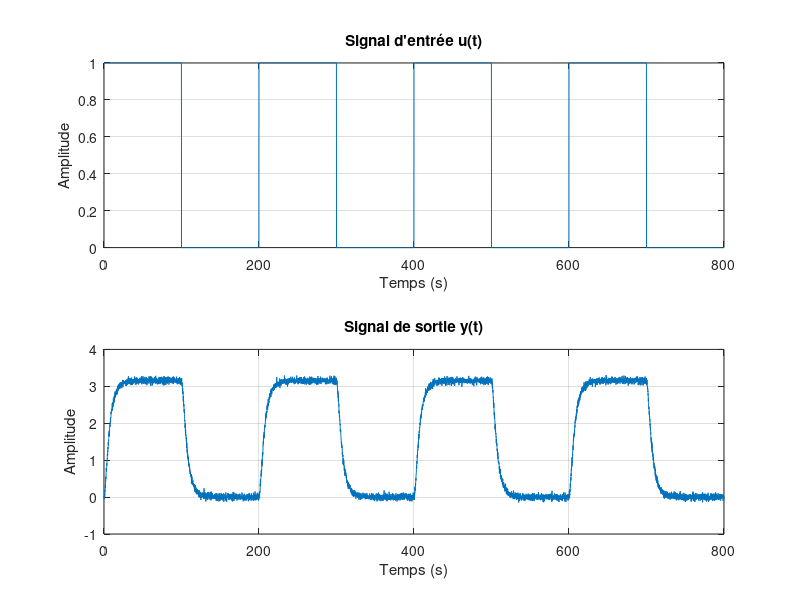
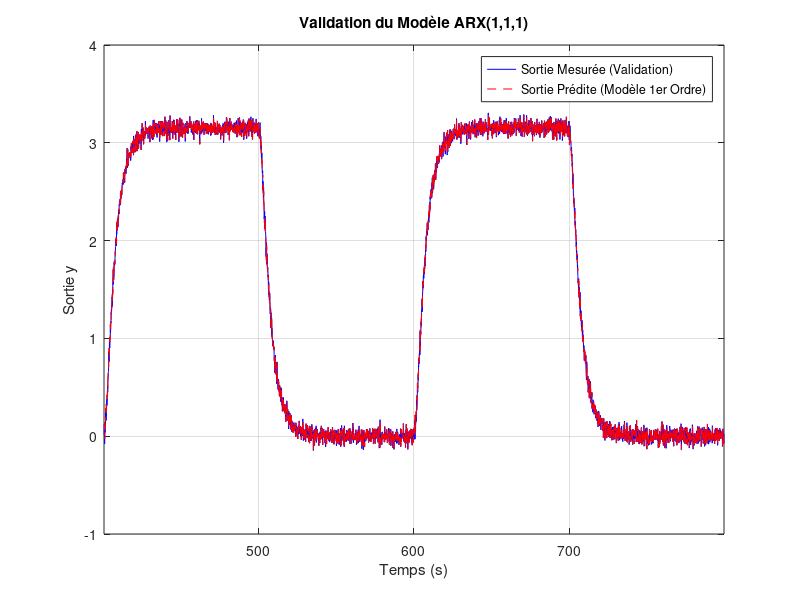

The MATLAB script that drew these images, in order:
close all;
clear;
clc;

load('data.mat');

Ts = 0.1; % Temps d'échantillonnage défini dans l'énoncé

figure;
subplot(2,1,1); % Premier graphique pour l'entrée u
plot(time, u);
title('Signal d''entrée u(t)');
xlabel('Temps (s)');
ylabel('Amplitude');
grid on;

subplot(2,1,2); % Second graphique pour la sortie y
plot(time, y);
title('Signal de sortie y(t)');
xlabel('Temps (s)');
ylabel('Amplitude');
grid on;



% Analyse de la première montée (t=0 à t=100s)
idx_start = 1; % L'échelon commence au premier point (t=0)
time_start = time(idx_start);

% Trouver l'index où u redescend pour la première fois (fin du premier plateau)
% Cela correspond à t=100s
idx_end_plateau = find(diff(u) < -0.5, 1); 
if isempty(idx_end_plateau)
    idx_end_plateau = length(u); % Sécurité si jamais il n'y a qu'une montée
end

% Valeurs de l'entrée u
u_step_val = u(idx_start); % Valeur de l'échelon u (devrait être 1)
u_prev_val = 0; % On suppose que u était 0 avant t=0
delta_u = u_step_val - u_prev_val; % Variation de l'entrée (devrait être 1)

% Valeurs de la sortie y
y_init = y(idx_start); % Valeur initiale de y (proche de 0)

% Estimer y_final en prenant la moyenne sur la fin du plateau pour lisser le bruit
% Par exemple, sur les points entre t=80s et t=100s (indices approx 801 à 1001)
idx_avg_start = max(idx_start + 1, idx_end_plateau - round(20/Ts)); % Début moyennage (ex: 20s avant la fin)
idx_avg_end = idx_end_plateau;                                     % Fin moyennage
y_final_est = mean(y(idx_avg_start : idx_avg_end)); 
delta_y = y_final_est - y_init; % Variation de la sortie

% 1. Estimation du Gain Statique K
K_est_graph = delta_y / delta_u;

% 2. Estimation de la Constante de Temps tau
% Calculer la valeur cible à 63%
y_63_target = y_init + 0.63 * delta_y;

% Trouver l'index où y dépasse y_63_target pour la première fois
% On cherche seulement dans la zone de montée (idx_start à idx_end_plateau)
idx_63 = find(y(idx_start:idx_end_plateau) >= y_63_target, 1) + idx_start - 1;

% Calculer tau si l'index est trouvé
if isempty(idx_63)
    warning('N''a pas pu trouver le point y à 63%% sur la première montée.');
    tau_est_graph = NaN; % Mettre NaN si non trouvé
    time_63 = NaN;
else
    time_63 = time(idx_63);
    tau_est_graph = time_63 - time_start; % Calcul de tau
end

% 3. Calcul des paramètres discrets a1, b1 (modèle ARX(1,1,1))
if ~isnan(tau_est_graph) && tau_est_graph > 1e-9 % Vérifier que tau est valide et positif
    a1_est_graph = -exp(-Ts/tau_est_graph);
    b1_est_graph = K_est_graph * (1 + a1_est_graph);
else
    a1_est_graph = NaN;
    b1_est_graph = NaN;
    warning('Tau non valide, a1 et b1 non calculés.');
end

% Affichage des résultats de l'estimation graphique
fprintf('--- Estimation Graphique (1er ordre - basée sur Figure 1) ---\n');
fprintf('Analyse de la première montée (t=%.1fs à t=%.1fs)\n', time_start, time(idx_end_plateau));
fprintf('  Delta u = %.3f\n', delta_u);
fprintf('  y_init = %.3f, y_final_est = %.3f, Delta y = %.3f\n', y_init, y_final_est, delta_y);
fprintf('  Gain Statique Estimé K = %.3f\n', K_est_graph);
fprintf('  Valeur cible y @ 63%% = %.3f\n', y_63_target);
if ~isnan(tau_est_graph)
   fprintf('  Temps atteint @ 63%% = %.3f s (Index %d)\n', time_63, idx_63);
   fprintf('  Constante de temps Estimée tau = %.3f s\n', tau_est_graph);
   fprintf('  Paramètre Estimé a1 = %.4f\n', a1_est_graph);
   fprintf('  Paramètre Estimé b1 = %.4f\n', b1_est_graph);
else
   fprintf('  Constante de temps tau: Non trouvée ou invalide\n');
   fprintf('  Paramètres a1, b1: Non calculés\n');
end
fprintf('------------------------------------------------------------\n');

N = length(time);
N_est = floor(N / 2); % Utiliser la première moitié pour l'estimation
N_val = N - N_est;   % Utiliser la seconde moitié pour la validation

% Données d'estimation
u_est = u(1:N_est);
y_est = y(1:N_est);
time_est = time(1:N_est);

% Données de validation
u_val = u(N_est+1:N);
y_val = y(N_est+1:N);
time_val = time(N_est+1:N);

% --- Identification ARX(1,1,1) par Moindres Carrés ---
na = 1; % Ordre de A(z)
nb = 1; % Ordre de B(z)
nk = 1; % Retard d (u(k-nk))

% Construire la matrice Phi (lignes = phi(k)') et le vecteur Y pour l'estimation
Phi_matrix = [];
Y_vector = [];
start_idx = max(na, nb+nk-1)+1; % Commence à k=2 pour ARX(1,1,1)
for k = start_idx : N_est
    phi_k_T = []; % Régresseur ligne phi(k)'
    % Termes AR (-y(k-1)...-y(k-na))
    for i = 1:na
        phi_k_T = [phi_k_T, -y_est(k-i)];
    end
    % Termes X (u(k-nk)...u(k-nb-nk+1))
    for i = 0:nb-1
         phi_k_T = [phi_k_T, u_est(k-nk-i)];
    end
    Phi_matrix = [Phi_matrix; phi_k_T]; % Ajoute la ligne phi(k)'
    Y_vector = [Y_vector; y_est(k)];
end

% Calculer theta_hat_1 (LS) : theta = (Phi' * Phi)^-1 * Phi' * Y
try
    theta_hat_1 = (Phi_matrix' * Phi_matrix) \ (Phi_matrix' * Y_vector); 
    
    fprintf('\n--- Résultats Étape 8 : Identification ARX(1,1,1) par LS ---\n');
    fprintf('Paramètres estimés par LS:\n');
    fprintf('  a1 = %.6f\n', theta_hat_1(1));
    fprintf('  b1 = %.6f\n', theta_hat_1(2));
    fprintf('Paramètres estimés graphiquement (rappel):\n');
    fprintf('  a1 = %.6f\n', a1_est_graph); % Utilise la valeur de l'étape 4
    fprintf('  b1 = %.6f\n', b1_est_graph); % Utilise la valeur de l'étape 4

    % --- Simulation sur données de validation ---
    y_sim_1 = zeros(size(y_val));
    
    % Utilisation de l'approche 'predict' (utilise y passés réels pour prédire y(k))
    % C'est plus simple à implémenter ici et souvent utilisé pour le Fit
    Y_val_vector = [];
    Phi_val_matrix = [];
    for k = start_idx : N_val % Attention aux indices relatifs à u_val/y_val
         % Indices globaux dans u/y pour récupérer les valeurs passées
         idx_glob = N_est + k; 
         phi_k_T_val = [];
         % Termes AR
         for i = 1:na
             phi_k_T_val = [phi_k_T_val, -y(idx_glob-i)]; % y réel passé
         end
         % Termes X
         for i = 0:nb-1
              phi_k_T_val = [phi_k_T_val, u(idx_glob-nk-i)]; % u réel passé
         end
         Phi_val_matrix = [Phi_val_matrix; phi_k_T_val];
         Y_val_vector = [Y_val_vector; y_val(k)]; % y_val(k) = y(idx_glob)
    end
    
    % Prédictions sur l'ensemble de validation
    y_sim_1 = Phi_val_matrix * theta_hat_1; 

    % Comparaison graphique
    figure;
    plot(time_val(start_idx:end), Y_val_vector, 'b', time_val(start_idx:end), y_sim_1, 'r--');
    title('Validation du Modèle ARX(1,1,1)');
    xlabel('Temps (s)');
    ylabel('Sortie y');
    legend('Sortie Mesurée (Validation)', 'Sortie Prédite (Modèle 1er Ordre)');
    grid on;
    xlim([time_val(start_idx) time_val(end)]); % Ajuster les limites pour la partie validée

    % Calcul du Fit (%)
    Error_1 = Y_val_vector - y_sim_1;
    Fit_1 = 100 * (1 - norm(Error_1) / norm(Y_val_vector - mean(Y_val_vector)));
    fprintf('Fit du modèle ARX(1,1,1) sur données de validation: %.2f %%\n', Fit_1);
    fprintf('------------------------------------------------------------\n');

catch ME
    fprintf('\nErreur lors du calcul LS pour ARX(1,1,1): %s\n', ME.message);
    fprintf('Cela peut arriver si la matrice Phi''*Phi est mal conditionnée.\n');
    % Arrêter ici si l'identification échoue
    return; 
end

% --- Etape 9 : Calcul de la fonction de coût ---

% Rappel: theta_hat_1, Phi_matrix, Y_vector ont été calculés à l'étape 8
% sur les données d'estimation.

% Calcul du coût pour theta_hat_1 (le minimum trouvé par LS)
Y_pred_est_1 = Phi_matrix * theta_hat_1; % Prédictions sur l'ensemble d'estimation
Error_est_1 = Y_vector - Y_pred_est_1;
Cost_LS_1 = sum(Error_est_1.^2);

fprintf('\n--- Résultats Étape 9 : Fonction de Coût ARX(1,1,1) ---\n');
fprintf('Coût J(theta_hat_1) sur données estimation: %.6f\n', Cost_LS_1);

% Calcul du coût pour 3 thetas aléatoires
rng('default'); % Pour reproductibilité
fprintf('Coûts pour des thetas aléatoires (proches de theta_hat_1):\n');
for i = 1:3
    % Générer theta aléatoire proche de theta_hat_1 (ex: +/- 25% par composante)
    theta_rand = theta_hat_1 .* (1 + 0.5*(rand(size(theta_hat_1)) - 0.5)); 
    
    Y_pred_rand = Phi_matrix * theta_rand;
    Error_rand = Y_vector - Y_pred_rand;
    Cost_rand = sum(Error_rand.^2);
    fprintf('  Coût J(theta_rand_%d = [%.4f; %.4f]): %.6f\n', i, theta_rand(1), theta_rand(2), Cost_rand);
end

% Optionnel: Calculer le coût pour les paramètres graphiques
theta_graph = [a1_est_graph; b1_est_graph]; % Issu de l'étape 4
if ~any(isnan(theta_graph))
    Y_pred_graph = Phi_matrix * theta_graph;
    Error_graph = Y_vector - Y_pred_graph;
    Cost_graph = sum(Error_graph.^2);
    fprintf('Coût J(theta_graphique = [%.4f; %.4f]): %.6f\n', theta_graph(1), theta_graph(2), Cost_graph);
end
fprintf('------------------------------------------------------------\n');

% --- Etape 10 : Identification ARX(2,2,1) par Moindres Carrés ---
na = 2; % Ordre de A(z)
nb = 2; % Ordre de B(z)
nk = 1; % Retard d

% Reconstruire Phi_matrix et Y_vector pour ARX(2,2,1)
% Utiliser les mêmes données d'estimation (u_est, y_est)
Phi_matrix_2 = [];
Y_vector_2 = [];
start_idx = max(na, nb+nk-1)+1; % Commence à k=3 pour ARX(2,2,1)
for k = start_idx : N_est
    phi_k_T = []; % Régresseur ligne phi(k)'
    % Termes AR (-y(k-1)...-y(k-na))
    for i = 1:na
        phi_k_T = [phi_k_T, -y_est(k-i)];
    end
    % Termes X (u(k-nk)...u(k-nb-nk+1))
    for i = 0:nb-1
         phi_k_T = [phi_k_T, u_est(k-nk-i)];
    end
    Phi_matrix_2 = [Phi_matrix_2; phi_k_T]; 
    Y_vector_2 = [Y_vector_2; y_est(k)];
end

% Calculer theta_hat_2 (LS)
try
    theta_hat_2 = (Phi_matrix_2' * Phi_matrix_2) \ (Phi_matrix_2' * Y_vector_2); 

    fprintf('\n--- Résultats Étape 10 : Identification ARX(2,2,1) par LS ---\n');
    fprintf('Paramètres estimés par LS:\n');
    fprintf('  a1 = %.6f\n', theta_hat_2(1));
    fprintf('  a2 = %.6f\n', theta_hat_2(2));
    fprintf('  b1 = %.6f\n', theta_hat_2(3));
    fprintf('  b2 = %.6f\n', theta_hat_2(4));

    % Calcul des pôles discrets (racines de A(z)=1+a1*z^-1+a2*z^-2 = 0)
    % Équivalent à chercher les racines de z^2 + a1*z + a2 = 0
    A_coeffs = [1, theta_hat_2(1), theta_hat_2(2)];
    poles_discrets = roots(A_coeffs);
    fprintf('Pôles discrets estimés: %s\n', num2str(poles_discrets.', '%.6f ')); 
    if all(abs(poles_discrets) < 1)
        fprintf('  (Le modèle est stable car les pôles sont dans le cercle unité)\n');
    else
        fprintf('  (Attention: Le modèle pourrait être instable)\n');
    end
    fprintf('------------------------------------------------------------\n');

catch ME
    fprintf('\nErreur lors du calcul LS pour ARX(2,2,1): %s\n', ME.message);
     % Arrêter ici si l'identification échoue
    return;
end

% --- Etape 11 : Comparaison des Coûts ---

% Rappel: theta_hat_2, Phi_matrix_2, Y_vector_2 calculés à l'étape 10 (pour k=3..N_est)
% Rappel: theta_hat_1 calculé à l'étape 8

% Calcul du coût pour theta_hat_2 (Modèle 2ème ordre)
Y_pred_est_2 = Phi_matrix_2 * theta_hat_2; 
Error_est_2 = Y_vector_2 - Y_pred_est_2;
Cost_LS_2 = sum(Error_est_2.^2);

fprintf('\n--- Résultats Étape 11 : Comparaison des Coûts ---\n');
fprintf('Coût J(theta_hat_2) [ARX(2,2,1)] sur données estimation (k=3..%d): %.6f\n', N_est, Cost_LS_2);

% Recalculer le coût pour theta_hat_1 (Modèle 1er ordre) sur les MÊMES points (k=3..N_est)
% Il faut reconstruire Phi pour ARX(1,1,1) mais seulement pour k=3..N_est
Phi_matrix_1_comp = []; 
Y_vector_1_comp = []; % Devrait être identique à Y_vector_2
na1=1; nb1=1; nk1=1; % Ordres pour ARX(1,1,1)
start_idx_comp = max(na, nb+nk-1)+1; % = 3, le même start_idx que pour ARX(2,2,1)

for k = start_idx_comp : N_est
    phi_k_T = []; 
    % Termes AR (-y(k-1))
    phi_k_T = [phi_k_T, -y_est(k-1)];
    % Termes X (u(k-1))
    phi_k_T = [phi_k_T, u_est(k-nk1)];
    
    Phi_matrix_1_comp = [Phi_matrix_1_comp; phi_k_T]; 
    Y_vector_1_comp = [Y_vector_1_comp; y_est(k)]; % Ce vecteur est Y_vector_2
end

% Calculer le coût de theta_hat_1 sur ces points
Y_pred_est_1_comp = Phi_matrix_1_comp * theta_hat_1; % Utilise theta_hat_1 de l'étape 8
Error_est_1_comp = Y_vector_1_comp - Y_pred_est_1_comp;
Cost_LS_1_comp = sum(Error_est_1_comp.^2);

fprintf('Coût J(theta_hat_1) [ARX(1,1,1)] sur données estimation (k=3..%d): %.6f\n', N_est, Cost_LS_1_comp);

% Comparaison
if Cost_LS_2 < Cost_LS_1_comp
    fprintf('Le modèle ARX(2,2,1) a un coût plus faible sur les données d''estimation.\n');
    fprintf('Différence de coût: %.6f\n', Cost_LS_1_comp - Cost_LS_2);
else
    fprintf('Le modèle ARX(1,1,1) a un coût plus faible ou égal (inattendu).\n');
end
fprintf('------------------------------------------------------------\n');

% --- Etape 12 : Utilisation de la fonction arx ---

% Vérifier si la toolbox est disponible (optionnel)
hasIdentToolbox = license('test', 'Identification_Toolbox');
if ~hasIdentToolbox
    warning('System Identification Toolbox non trouvée. Impossible d''exécuter cette étape.');
    return;
end

% Créer des objets iddata pour l'estimation (si pas déjà fait)
Ts = 0.1; % Rappel
data_ident_est = iddata(y_est, u_est, Ts);

% Estimer le modèle ARX(2,2,1) avec la fonction arx
na = 2; nb = 2; nk = 1;
try
    model_arx_matlab = arx(data_ident_est, [na nb nk]);

    fprintf('\n--- Résultats Étape 12 : Utilisation de arx MATLAB ---\n');
    fprintf('Modèle ARX(2,2,1) estimé par la fonction arx:\n');
    present(model_arx_matlab); % Affiche les polynômes et incertitudes

    % Extraire les coefficients pour comparaison
    A_matlab = model_arx_matlab.A; % Contient [1, a1, a2]
    B_matlab = model_arx_matlab.B; % Contient [0, b1, b2] (à cause de nk=1)
    
    % Reconstitue theta [a1, a2, b1, b2]
    theta_arx_matlab = [A_matlab(2:end), B_matlab(nk+1:nk+nb)]'; 

    fprintf('\nComparaison des paramètres (LS manuel vs arx MATLAB):\n');
    fprintf('  Param   | LS Manuel | arx MATLAB\n');
    fprintf('-------------------------------------\n');
    param_names = {'a1', 'a2', 'b1', 'b2'};
    % Rappel: theta_hat_2 contient les paramètres estimés manuellement à l'étape 10
    for i = 1:length(theta_hat_2)
        fprintf('  %-7s | %9.6f | %9.6f\n', param_names{i}, theta_hat_2(i), theta_arx_matlab(i));
    end

    % Comparaison sur les données de validation avec la fonction compare
    data_ident_val = iddata(y_val, u_val, Ts);
    figure;
    compare(data_ident_val, model_arx_matlab); 
    title('Validation du modèle ARX(2,2,1) estimé par arx MATLAB');
    grid on;
    fprintf('Le graphique "compare" montre l''ajustement (Fit) sur les données de validation.\n');
    fprintf('------------------------------------------------------------\n');

catch ME
    fprintf('\nErreur lors de l''utilisation de la fonction arx: %s\n', ME.message);
end
